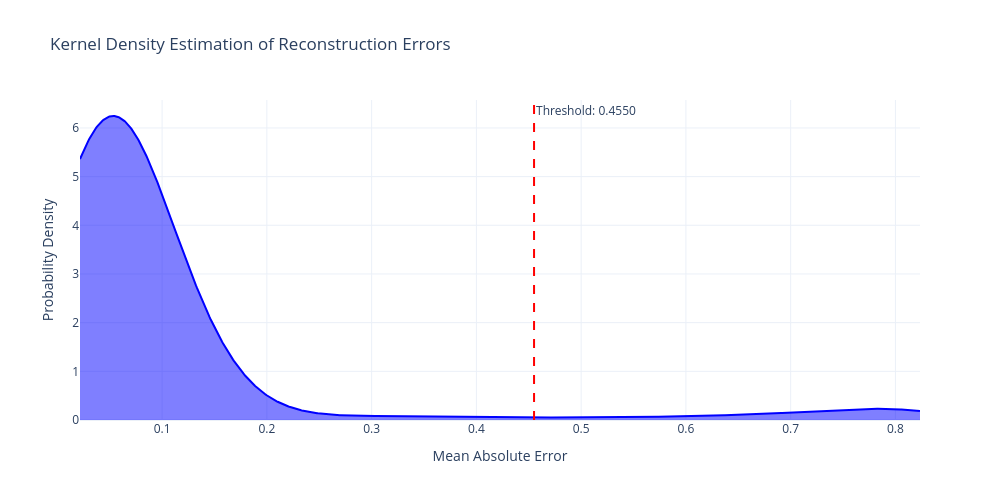
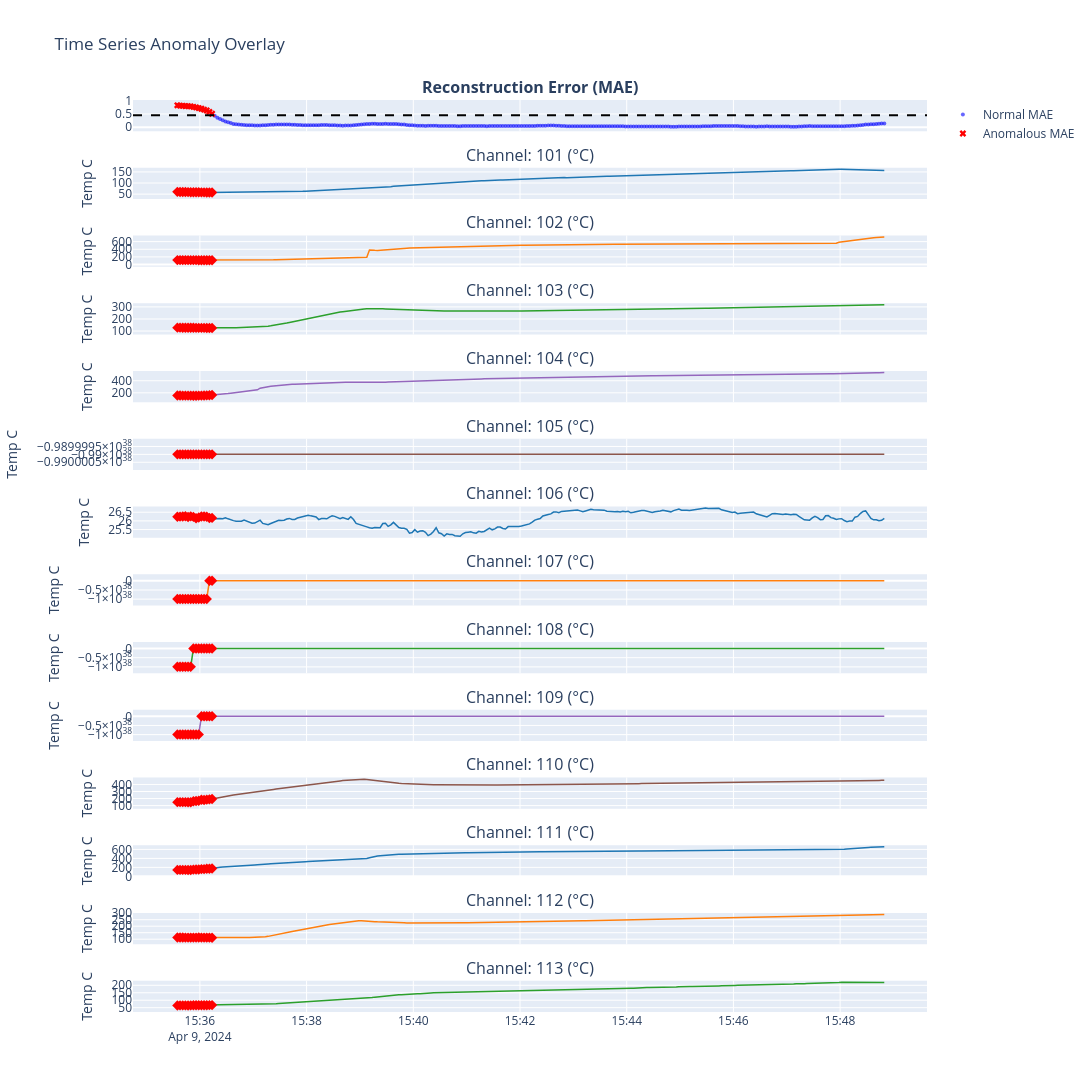

Notebook cell for these charts, in order:
### Code cell
import os
import numpy as np
import pandas as pd
import plotly.graph_objects as go
from plotly.subplots import make_subplots
from sklearn.preprocessing import StandardScaler
import torch
import torch.nn as nn
import torch.optim as optim
from torch.utils.data import TensorDataset, DataLoader
from scipy.stats import gaussian_kde
from scipy.signal import argrelextrema

# ====================================================================
# 1. DATA LOADER AND STATISTICAL SUMMARY
# ====================================================================
def load_and_summarize_csv(file_path):
    header_idx = 0
    with open(file_path, 'r', encoding='utf-8', errors='ignore') as f:
        for idx, line in enumerate(f):
            if any(key in line for key in ['Scan Num', '101 (', 'Scan Swee']):
                header_idx = idx
                break
                
    df = pd.read_csv(file_path, skiprows=header_idx)
    df.columns = df.columns.str.strip()
    df = df.dropna(how='all', axis=1).dropna(how='all', axis=0)
    
    time_cols = [col for col in df.columns if 'time' in col.lower() or 'swee' in col.lower()]
    df['Timestamp'] = df[time_cols[0]] if time_cols else df.index
    
    sensor_cols = [col for col in df.columns if 'C' in col]
    for col in sensor_cols:
        df[col] = pd.to_numeric(df[col], errors='coerce')
        
    df[sensor_cols] = df[sensor_cols].ffill().bfill()
    
    print("\n==================================================")
    print(" RAW DATA POINT STATISTICS")
    print("==================================================")
    print(f"Total Rows Processed : {len(df)}")
    print(f"Total Sensor Channels: {len(sensor_cols)}")
    for col in sensor_cols:
        print(f"Channel {col} Mean: {df[col].mean():.2f} | Min: {df[col].min():.2f} | Max: {df[col].max():.2f}")
    print("==================================================\n")
        
    return df, sensor_cols

# ====================================================================
# 2. SEQUENCE GENERATOR
# ====================================================================
def create_sequences(data_array, timestamps, time_steps):
    Xs, ts = [], []
    for i in range(len(data_array) - time_steps):
        Xs.append(data_array[i:(i + time_steps)])
        ts.append(timestamps.iloc[i + time_steps - 1])
    return np.array(Xs), np.array(ts)

# ====================================================================
# 3. THE WIDER LSTM ARCHITECTURE (HIDDEN = 64)
# ====================================================================
class LSTMAutoencoder(nn.Module):
    def __init__(self, num_features, hidden_size=64):
        super(LSTMAutoencoder, self).__init__()
        self.hidden_size = hidden_size
        self.encoder_lstm = nn.LSTM(input_size=num_features, hidden_size=hidden_size, batch_first=True)
        self.decoder_lstm = nn.LSTM(input_size=hidden_size, hidden_size=hidden_size, batch_first=True)
        self.output_layer = nn.Linear(hidden_size, num_features)
        
    def forward(self, x):
        batch_size, seq_len, _ = x.size()
        _, (hidden_state, _) = self.encoder_lstm(x)
        last_hidden_state = hidden_state[-1]
        repeated_hidden = last_hidden_state.unsqueeze(1).repeat(1, seq_len, 1)
        decoded, _ = self.decoder_lstm(repeated_hidden)
        reconstructed = self.output_layer(decoded)
        return reconstructed

# ====================================================================
# 4. TRAINING ENGINE WITH COSINE ANNEALING SCHEDULER
# ====================================================================
def train_model(model, train_loader, num_epochs=35, initial_lr=0.002):
    criterion = nn.L1Loss()
    optimizer = optim.Adam(model.parameters(), lr=initial_lr)
    
    scheduler = optim.lr_scheduler.CosineAnnealingLR(optimizer, T_max=num_epochs, eta_min=0.0001)
    
    model.train()
    for epoch in range(num_epochs):
        epoch_loss = 0.0
        for batch_x in train_loader:
            optimizer.zero_grad()
            outputs = model(batch_x[0])
            loss = criterion(outputs, batch_x[0])
            loss.backward()
            optimizer.step()
            epoch_loss += loss.item()
            
        scheduler.step()
        
    return model

# ====================================================================
# 5. KDE THRESHOLDING AND METRICS EVALUATION
# ====================================================================
def evaluate_with_kde(model, X_seq_tensor, df_timestamps, df_original):
    model.eval()
    with torch.no_grad():
        reconstructed = model(X_seq_tensor)
        
    X_seq_np = X_seq_tensor.numpy()
    reconstructed_np = reconstructed.numpy()
    
    mae_loss = np.mean(np.abs(reconstructed_np - X_seq_np), axis=(1, 2))
    
    kde = gaussian_kde(mae_loss)
    x_range = np.linspace(min(mae_loss), max(mae_loss), 1000)
    kde_values = kde(x_range)
    
    minima_indices = argrelextrema(kde_values, np.less)[0]
    
    if len(minima_indices) > 0:
        threshold = x_range[minima_indices[0]]
        method_used = "KDE Local Minimum (Valley)"
    else:
        threshold = np.percentile(mae_loss, 97)
        method_used = "97th Percentile Fallback"
        
    max_mae = np.max(mae_loss)
    
    results_df = pd.DataFrame({
        'Timestamp': df_timestamps,
        'MAE_Score': mae_loss,
        'Is_Anomaly': mae_loss > threshold
    })
    
    def calculate_confidence(mae):
        if mae <= threshold:
            return 0.0
        if max_mae == threshold:
            return 100.0
        scaled = 50.0 + ((mae - threshold) / (max_mae - threshold)) * 50.0
        return min(100.0, scaled)
        
    results_df['Confidence_Score'] = results_df['MAE_Score'].apply(calculate_confidence)
    merged_df = pd.merge(results_df, df_original, on='Timestamp', how='inner')
    
    print("==================================================")
    print(" OPTIMIZED RECONSTRUCTION MAE STATISTICS")
    print("==================================================")
    print(f"Mean Error Score     : {np.mean(mae_loss):.4f}")
    print(f"Median Error Score   : {np.median(mae_loss):.4f}")
    print(f"Max Error Score      : {max_mae:.4f}")
    print(f"Threshold Method     : {method_used}")
    print(f"Calculated Threshold : {threshold:.4f}")
    print(f"Total Anomalies      : {results_df['Is_Anomaly'].sum()}")
    print("==================================================\n")
    
    return merged_df, threshold, x_range, kde_values

# ====================================================================
# 6. VISUALIZATION ENGINE
# ====================================================================
def plot_kde_distribution(x_range, kde_values, threshold):
    fig = go.Figure()
    fig.add_trace(go.Scatter(x=x_range, y=kde_values, mode='lines', fill='tozeroy', name='Error Density', line=dict(color='blue')))
    
    fig.add_vline(x=threshold, line_dash="dash", line_color="red", annotation_text=f"Threshold: {threshold:.4f}")
    
    fig.update_layout(
        title="Kernel Density Estimation of Reconstruction Errors",
        xaxis_title="Mean Absolute Error",
        yaxis_title="Probability Density",
        width=1000, height=500, template="plotly_white"
    )
    fig.show()

def plot_timeline_results(merged_df, sensor_cols, threshold):
    anomalies = merged_df[merged_df['Is_Anomaly'] == True]
    num_sensors = len(sensor_cols)
    
    fig = make_subplots(
        rows=num_sensors + 1, cols=1, shared_xaxes=True, vertical_spacing=0.04,
        subplot_titles=["<b>Reconstruction Error (MAE)</b>"] + [f"Channel: {col}" for col in sensor_cols]
    )
    
    normal_points = merged_df[merged_df['Is_Anomaly'] == False]
    
    fig.add_trace(go.Scatter(x=normal_points['Timestamp'], y=normal_points['MAE_Score'], mode='markers', marker=dict(color='blue', size=4, opacity=0.6), name='Normal MAE'), row=1, col=1)
    fig.add_trace(go.Scatter(x=anomalies['Timestamp'], y=anomalies['MAE_Score'], mode='markers', marker=dict(color='red', size=6, symbol='x'), name='Anomalous MAE'), row=1, col=1)
    
    fig.add_hline(y=threshold, line_dash="dash", line_color="black", row=1, col=1)
    
    colors = ['#1f77b4', '#ff7f0e', '#2ca02c', '#9467bd', '#8c564b']
    
    for i, col in enumerate(sensor_cols):
        row_idx = i + 2
        fig.add_trace(go.Scatter(x=merged_df['Timestamp'], y=merged_df[col], mode='lines', line=dict(color=colors[i % len(colors)], width=1.5), showlegend=False), row=row_idx, col=1)
        
        hover_template = "Time: %{x}<br>Value: %{y:.2f}<br>Confidence: %{customdata:.1f}%<extra></extra>"
        fig.add_trace(go.Scatter(x=anomalies['Timestamp'], y=anomalies[col], mode='markers', customdata=anomalies['Confidence_Score'], marker=dict(color='red', size=8, symbol='diamond'), hovertemplate=hover_template, showlegend=False), row=row_idx, col=1)
        fig.update_yaxes(title_text="Temp C", row=row_idx, col=1)

    fig.update_layout(title="Time Series Anomaly Overlay", height=200 + (180 * num_sensors), width=1250, hovermode='x unified')
    fig.show()

# ====================================================================
# 7. EXECUTION AND MODEL EXPORT
# ====================================================================
file_path = r"C:\Users\hari7\Documents\Anamoly Detection\uploads\uploads\Swiss Roll\1781333976_2slpm 0.csv"
TIME_STEPS = 10

# Directory creation for the new Swiss Roll model weights
weights_dir = "swiss_roll"
os.makedirs(weights_dir, exist_ok=True)
WEIGHTS_FILE = os.path.join(weights_dir, "model_csv_weight.pth")

if os.path.exists(file_path):
    df, sensors = load_and_summarize_csv(file_path)
    num_features = len(sensors)
    
    scaler = StandardScaler()
    df_scaled = pd.DataFrame(scaler.fit_transform(df[sensors]), columns=sensors)
    
    X_seq, t_seq = create_sequences(df_scaled, df['Timestamp'], TIME_STEPS)
    X_tensor = torch.tensor(X_seq, dtype=torch.float32)
    
    loader = DataLoader(TensorDataset(X_tensor), batch_size=16, shuffle=False)
    
    model = LSTMAutoencoder(num_features=num_features, hidden_size=64)
    
    print("==================================================")
    print(" MODEL ARCHITECTURE INITIALIZATION")
    print("==================================================")
    print(model)
    print("==================================================\n")
    
    print("Training optimized model with Cosine Annealing Scheduler...")
    trained_model = train_model(model, loader, num_epochs=35, initial_lr=0.002)
    
    # Save the model weights to the new target directory
    torch.save(trained_model.state_dict(), WEIGHTS_FILE)
    print(f"Model weights successfully saved to: {WEIGHTS_FILE}")
    
    merged_results, decision_threshold, kde_x, kde_y = evaluate_with_kde(
        trained_model, X_tensor, t_seq, df
    )
    
    plot_kde_distribution(kde_x, kde_y, decision_threshold)
    plot_timeline_results(merged_results, sensors, decision_threshold)
else:
    print(f"File not found: {file_path}")

### Figure 1 — Plotly figure (JSON) as saved in the notebook; plotly's stock layout.template omitted (floating-point values rounded to 4 significant figures; data arrays with more than 128 entries replaced by an {"elided": "..."} marker saying what was removed)
{"data": [{"fill": "tozeroy", "line": {"color": "blue"}, "mode": "lines", "name": "Error Density", "type": "scatter", "x": {"elided": "1000 float values"}, "y": {"elided": "1000 float values"}}], "layout": {"annotations": [{"showarrow": false, "text": "Threshold: 0.4550", "x": 0.455, "xanchor": "left", "xref": "x", "y": 1, "yanchor": "top", "yref": "y domain"}], "height": 500, "shapes": [{"line": {"color": "red", "dash": "dash"}, "type": "line", "x0": 0.455, "x1": 0.455, "xref": "x", "y0": 0, "y1": 1, "yref": "y domain"}], "title": {"text": "Kernel Density Estimation of Reconstruction Errors"}, "width": 1000, "xaxis": {"title": {"text": "Mean Absolute Error"}}, "yaxis": {"title": {"text": "Probability Density"}}}}

### Figure 2 — Plotly figure (JSON) as saved in the notebook; plotly's stock layout.template omitted (floating-point values rounded to 4 significant figures; data arrays with more than 128 entries replaced by an {"elided": "..."} marker saying what was removed)
{"data": [{"marker": {"color": "blue", "opacity": 0.6, "size": 4}, "mode": "markers", "name": "Normal MAE", "type": "scatter", "x": {"elided": "252 str values"}, "xaxis": "x", "y": {"elided": "252 float values"}, "yaxis": "y"}, {"marker": {"color": "red", "size": 6, "symbol": "x"}, "mode": "markers", "name": "Anomalous MAE", "type": "scatter", "x": ["2024-04-09 15:35:34.689", "2024-04-09 15:35:37.689", "2024-04-09 15:35:40.689", "2024-04-09 15:35:43.689", "2024-04-09 15:35:46.689", "2024-04-09 15:35:49.689", "2024-04-09 15:35:52.689", "2024-04-09 15:35:55.689", "2024-04-09 15:35:58.689", "2024-04-09 15:36:01.689", "2024-04-09 15:36:04.689", "2024-04-09 15:36:07.689", "2024-04-09 15:36:10.689", "2024-04-09 15:36:13.689"], "xaxis": "x", "y": [0.8235, 0.8128, 0.8044, 0.7963, 0.7895, 0.7844, 0.7637, 0.7439, 0.7217, 0.6953, 0.662, 0.6295, 0.5765, 0.5067], "yaxis": "y"}, {"line": {"color": "#1f77b4", "width": 1.5}, "mode": "lines", "showlegend": false, "type": "scatter", "x": {"elided": "266 str values"}, "xaxis": "x2", "y": {"elided": "266 float values"}, "yaxis": "y2"}, {"customdata": [100.0, 98.56, 97.41, 96.32, 95.4, 94.7, 91.89, 89.21, 86.19, 82.61, 78.09, 73.68, 66.48, 57.01], "hovertemplate": "Time: %{x}<br>Value: %{y:.2f}<br>Confidence: %{customdata:.1f}%<extra></extra>", "marker": {"color": "red", "size": 8, "symbol": "diamond"}, "mode": "markers", "showlegend": false, "type": "scatter", "x": ["2024-04-09 15:35:34.689", "2024-04-09 15:35:37.689", "2024-04-09 15:35:40.689", "2024-04-09 15:35:43.689", "2024-04-09 15:35:46.689", "2024-04-09 15:35:49.689", "2024-04-09 15:35:52.689", "2024-04-09 15:35:55.689", "2024-04-09 15:35:58.689", "2024-04-09 15:36:01.689", "2024-04-09 15:36:04.689", "2024-04-09 15:36:07.689", "2024-04-09 15:36:10.689", "2024-04-09 15:36:13.689"], "xaxis": "x2", "y": [60.34, 59.8, 59.61, 59.54, 59.11, 58.78, 58.35, 58.31, 58.24, 58.05, 57.88, 57.62, 57.6, 57.73], "yaxis": "y2"}, {"line": {"color": "#ff7f0e", "width": 1.5}, "mode": "lines", "showlegend": false, "type": "scatter", "x": {"elided": "266 str values"}, "xaxis": "x3", "y": {"elided": "266 float values"}, "yaxis": "y3"}, {"customdata": [100.0, 98.56, 97.41, 96.32, 95.4, 94.7, 91.89, 89.21, 86.19, 82.61, 78.09, 73.68, 66.48, 57.01], "hovertemplate": "Time: %{x}<br>Value: %{y:.2f}<br>Confidence: %{customdata:.1f}%<extra></extra>", "marker": {"color": "red", "size": 8, "symbol": "diamond"}, "mode": "markers", "showlegend": false, "type": "scatter", "x": ["2024-04-09 15:35:34.689", "2024-04-09 15:35:37.689", "2024-04-09 15:35:40.689", "2024-04-09 15:35:43.689", "2024-04-09 15:35:46.689", "2024-04-09 15:35:49.689", "2024-04-09 15:35:52.689", "2024-04-09 15:35:55.689", "2024-04-09 15:35:58.689", "2024-04-09 15:36:01.689", "2024-04-09 15:36:04.689", "2024-04-09 15:36:07.689", "2024-04-09 15:36:10.689", "2024-04-09 15:36:13.689"], "xaxis": "x3", "y": [117.4, 117.1, 116.9, 116.6, 116.3, 116.0, 115.7, 115.4, 115.2, 115.0, 114.9, 114.5, 114.6, 114.5], "yaxis": "y3"}, {"line": {"color": "#2ca02c", "width": 1.5}, "mode": "lines", "showlegend": false, "type": "scatter", "x": {"elided": "266 str values"}, "xaxis": "x4", "y": {"elided": "266 float values"}, "yaxis": "y4"}, {"customdata": [100.0, 98.56, 97.41, 96.32, 95.4, 94.7, 91.89, 89.21, 86.19, 82.61, 78.09, 73.68, 66.48, 57.01], "hovertemplate": "Time: %{x}<br>Value: %{y:.2f}<br>Confidence: %{customdata:.1f}%<extra></extra>", "marker": {"color": "red", "size": 8, "symbol": "diamond"}, "mode": "markers", "showlegend": false, "type": "scatter", "x": ["2024-04-09 15:35:34.689", "2024-04-09 15:35:37.689", "2024-04-09 15:35:40.689", "2024-04-09 15:35:43.689", "2024-04-09 15:35:46.689", "2024-04-09 15:35:49.689", "2024-04-09 15:35:52.689", "2024-04-09 15:35:55.689", "2024-04-09 15:35:58.689", "2024-04-09 15:36:01.689", "2024-04-09 15:36:04.689", "2024-04-09 15:36:07.689", "2024-04-09 15:36:10.689", "2024-04-09 15:36:13.689"], "xaxis": "x4", "y": [128.5, 128.2, 127.9, 127.7, 127.4, 127.1, 126.9, 126.7, 126.5, 126.2, 126.1, 125.9, 125.8, 125.8], "yaxis": "y4"}, {"line": {"color": "#9467bd", "width": 1.5}, "mode": "lines", "showlegend": false, "type": "scatter", "x": {"elided": "266 str values"}, "xaxis": "x5", "y": {"elided": "266 float values"}, "yaxis": "y5"}, {"customdata": [100.0, 98.56, 97.41, 96.32, 95.4, 94.7, 91.89, 89.21, 86.19, 82.61, 78.09, 73.68, 66.48, 57.01], "hovertemplate": "Time: %{x}<br>Value: %{y:.2f}<br>Confidence: %{customdata:.1f}%<extra></extra>", "marker": {"color": "red", "size": 8, "symbol": "diamond"}, "mode": "markers", "showlegend": false, "type": "scatter", "x": ["2024-04-09 15:35:34.689", "2024-04-09 15:35:37.689", "2024-04-09 15:35:40.689", "2024-04-09 15:35:43.689", "2024-04-09 15:35:46.689", "2024-04-09 15:35:49.689", "2024-04-09 15:35:52.689", "2024-04-09 15:35:55.689", "2024-04-09 15:35:58.689", "2024-04-09 15:36:01.689", "2024-04-09 15:36:04.689", "2024-04-09 15:36:07.689", "2024-04-09 15:36:10.689", "2024-04-09 15:36:13.689"], "xaxis": "x5", "y": [155.1, 154.7, 154.2, 153.8, 153.4, 153.0, 152.6, 152.7, 153.4, 154.3, 156.2, 157.5, 161.0, 163.8], "yaxis": "y5"}, {"line": {"color": "#8c564b", "width": 1.5}, "mode": "lines", "showlegend": false, "type": "scatter", "x": {"elided": "266 str values"}, "xaxis": "x6", "y": {"elided": "266 float values"}, "yaxis": "y6"}, {"customdata": [100.0, 98.56, 97.41, 96.32, 95.4, 94.7, 91.89, 89.21, 86.19, 82.61, 78.09, 73.68, 66.48, 57.01], "hovertemplate": "Time: %{x}<br>Value: %{y:.2f}<br>Confidence: %{customdata:.1f}%<extra></extra>", "marker": {"color": "red", "size": 8, "symbol": "diamond"}, "mode": "markers", "showlegend": false, "type": "scatter", "x": ["2024-04-09 15:35:34.689", "2024-04-09 15:35:37.689", "2024-04-09 15:35:40.689", "2024-04-09 15:35:43.689", "2024-04-09 15:35:46.689", "2024-04-09 15:35:49.689", "2024-04-09 15:35:52.689", "2024-04-09 15:35:55.689", "2024-04-09 15:35:58.689", "2024-04-09 15:36:01.689", "2024-04-09 15:36:04.689", "2024-04-09 15:36:07.689", "2024-04-09 15:36:10.689", "2024-04-09 15:36:13.689"], "xaxis": "x6", "y": [-9.9e+37, -9.9e+37, -9.9e+37, -9.9e+37, -9.9e+37, -9.9e+37, -9.9e+37, -9.9e+37, -9.9e+37, -9.9e+37, -9.9e+37, -9.9e+37, -9.9e+37, -9.9e+37], "yaxis": "y6"}, {"line": {"color": "#1f77b4", "width": 1.5}, "mode": "lines", "showlegend": false, "type": "scatter", "x": {"elided": "266 str values"}, "xaxis": "x7", "y": {"elided": "266 float values"}, "yaxis": "y7"}, {"customdata": [100.0, 98.56, 97.41, 96.32, 95.4, 94.7, 91.89, 89.21, 86.19, 82.61, 78.09, 73.68, 66.48, 57.01], "hovertemplate": "Time: %{x}<br>Value: %{y:.2f}<br>Confidence: %{customdata:.1f}%<extra></extra>", "marker": {"color": "red", "size": 8, "symbol": "diamond"}, "mode": "markers", "showlegend": false, "type": "scatter", "x": ["2024-04-09 15:35:34.689", "2024-04-09 15:35:37.689", "2024-04-09 15:35:40.689", "2024-04-09 15:35:43.689", "2024-04-09 15:35:46.689", "2024-04-09 15:35:49.689", "2024-04-09 15:35:52.689", "2024-04-09 15:35:55.689", "2024-04-09 15:35:58.689", "2024-04-09 15:36:01.689", "2024-04-09 15:36:04.689", "2024-04-09 15:36:07.689", "2024-04-09 15:36:10.689", "2024-04-09 15:36:13.689"], "xaxis": "x7", "y": [26.24, 26.24, 26.25, 26.27, 26.22, 26.26, 26.23, 26.15, 26.2, 26.25, 26.26, 26.24, 26.17, 26.17], "yaxis": "y7"}, {"line": {"color": "#ff7f0e", "width": 1.5}, "mode": "lines", "showlegend": false, "type": "scatter", "x": {"elided": "266 str values"}, "xaxis": "x8", "y": {"elided": "266 float values"}, "yaxis": "y8"}, {"customdata": [100.0, 98.56, 97.41, 96.32, 95.4, 94.7, 91.89, 89.21, 86.19, 82.61, 78.09, 73.68, 66.48, 57.01], "hovertemplate": "Time: %{x}<br>Value: %{y:.2f}<br>Confidence: %{customdata:.1f}%<extra></extra>", "marker": {"color": "red", "size": 8, "symbol": "diamond"}, "mode": "markers", "showlegend": false, "type": "scatter", "x": ["2024-04-09 15:35:34.689", "2024-04-09 15:35:37.689", "2024-04-09 15:35:40.689", "2024-04-09 15:35:43.689", "2024-04-09 15:35:46.689", "2024-04-09 15:35:49.689", "2024-04-09 15:35:52.689", "2024-04-09 15:35:55.689", "2024-04-09 15:35:58.689", "2024-04-09 15:36:01.689", "2024-04-09 15:36:04.689", "2024-04-09 15:36:07.689", "2024-04-09 15:36:10.689", "2024-04-09 15:36:13.689"], "xaxis": "x8", "y": [-9.9e+37, -9.9e+37, -9.9e+37, -9.9e+37, -9.9e+37, -9.9e+37, -9.9e+37, -9.9e+37, -9.9e+37, -9.9e+37, -9.9e+37, -9.9e+37, 252.3, 276.1], "yaxis": "y8"}, {"line": {"color": "#2ca02c", "width": 1.5}, "mode": "lines", "showlegend": false, "type": "scatter", "x": {"elided": "266 str values"}, "xaxis": "x9", "y": {"elided": "266 float values"}, "yaxis": "y9"}, {"customdata": [100.0, 98.56, 97.41, 96.32, 95.4, 94.7, 91.89, 89.21, 86.19, 82.61, 78.09, 73.68, 66.48, 57.01], "hovertemplate": "Time: %{x}<br>Value: %{y:.2f}<br>Confidence: %{customdata:.1f}%<extra></extra>", "marker": {"color": "red", "size": 8, "symbol": "diamond"}, "mode": "markers", "showlegend": false, "type": "scatter", "x": ["2024-04-09 15:35:34.689", "2024-04-09 15:35:37.689", "2024-04-09 15:35:40.689", "2024-04-09 15:35:43.689", "2024-04-09 15:35:46.689", "2024-04-09 15:35:49.689", "2024-04-09 15:35:52.689", "2024-04-09 15:35:55.689", "2024-04-09 15:35:58.689", "2024-04-09 15:36:01.689", "2024-04-09 15:36:04.689", "2024-04-09 15:36:07.689", "2024-04-09 15:36:10.689", "2024-04-09 15:36:13.689"], "xaxis": "x9", "y": [-9.9e+37, -9.9e+37, -9.9e+37, -9.9e+37, -9.9e+37, -9.9e+37, 265.3, 368.0, 436.8, 470.7, 518.0, 546.4, 600.4, 612.7], "yaxis": "y9"}, {"line": {"color": "#9467bd", "width": 1.5}, "mode": "lines", "showlegend": false, "type": "scatter", "x": {"elided": "266 str values"}, "xaxis": "x10", "y": {"elided": "266 float values"}, "yaxis": "y10"}, {"customdata": [100.0, 98.56, 97.41, 96.32, 95.4, 94.7, 91.89, 89.21, 86.19, 82.61, 78.09, 73.68, 66.48, 57.01], "hovertemplate": "Time: %{x}<br>Value: %{y:.2f}<br>Confidence: %{customdata:.1f}%<extra></extra>", "marker": {"color": "red", "size": 8, "symbol": "diamond"}, "mode": "markers", "showlegend": false, "type": "scatter", "x": ["2024-04-09 15:35:34.689", "2024-04-09 15:35:37.689", "2024-04-09 15:35:40.689", "2024-04-09 15:35:43.689", "2024-04-09 15:35:46.689", "2024-04-09 15:35:49.689", "2024-04-09 15:35:52.689", "2024-04-09 15:35:55.689", "2024-04-09 15:35:58.689", "2024-04-09 15:36:01.689", "2024-04-09 15:36:04.689", "2024-04-09 15:36:07.689", "2024-04-09 15:36:10.689", "2024-04-09 15:36:13.689"], "xaxis": "x10", "y": [-9.9e+37, -9.9e+37, -9.9e+37, -9.9e+37, -9.9e+37, -9.9e+37, -9.9e+37, -9.9e+37, -9.9e+37, 251.1, 256.4, 283.7, 287.7, 298.1], "yaxis": "y10"}, {"line": {"color": "#8c564b", "width": 1.5}, "mode": "lines", "showlegend": false, "type": "scatter", "x": {"elided": "266 str values"}, "xaxis": "x11", "y": {"elided": "266 float values"}, "yaxis": "y11"}, {"customdata": [100.0, 98.56, 97.41, 96.32, 95.4, 94.7, 91.89, 89.21, 86.19, 82.61, 78.09, 73.68, 66.48, 57.01], "hovertemplate": "Time: %{x}<br>Value: %{y:.2f}<br>Confidence: %{customdata:.1f}%<extra></extra>", "marker": {"color": "red", "size": 8, "symbol": "diamond"}, "mode": "markers", "showlegend": false, "type": "scatter", "x": ["2024-04-09 15:35:34.689", "2024-04-09 15:35:37.689", "2024-04-09 15:35:40.689", "2024-04-09 15:35:43.689", "2024-04-09 15:35:46.689", "2024-04-09 15:35:49.689", "2024-04-09 15:35:52.689", "2024-04-09 15:35:55.689", "2024-04-09 15:35:58.689", "2024-04-09 15:36:01.689", "2024-04-09 15:36:04.689", "2024-04-09 15:36:07.689", "2024-04-09 15:36:10.689", "2024-04-09 15:36:13.689"], "xaxis": "x11", "y": [149.1, 148.9, 148.8, 148.7, 148.5, 148.4, 162.7, 165.7, 168.8, 182.1, 180.5, 184.4, 188.6, 193.4], "yaxis": "y11"}, {"line": {"color": "#1f77b4", "width": 1.5}, "mode": "lines", "showlegend": false, "type": "scatter", "x": {"elided": "266 str values"}, "xaxis": "x12", "y": {"elided": "266 float values"}, "yaxis": "y12"}, {"customdata": [100.0, 98.56, 97.41, 96.32, 95.4, 94.7, 91.89, 89.21, 86.19, 82.61, 78.09, 73.68, 66.48, 57.01], "hovertemplate": "Time: %{x}<br>Value: %{y:.2f}<br>Confidence: %{customdata:.1f}%<extra></extra>", "marker": {"color": "red", "size": 8, "symbol": "diamond"}, "mode": "markers", "showlegend": false, "type": "scatter", "x": ["2024-04-09 15:35:34.689", "2024-04-09 15:35:37.689", "2024-04-09 15:35:40.689", "2024-04-09 15:35:43.689", "2024-04-09 15:35:46.689", "2024-04-09 15:35:49.689", "2024-04-09 15:35:52.689", "2024-04-09 15:35:55.689", "2024-04-09 15:35:58.689", "2024-04-09 15:36:01.689", "2024-04-09 15:36:04.689", "2024-04-09 15:36:07.689", "2024-04-09 15:36:10.689", "2024-04-09 15:36:13.689"], "xaxis": "x12", "y": [144.0, 143.7, 143.5, 143.2, 142.9, 142.7, 150.5, 150.7, 152.3, 161.2, 159.9, 169.9, 168.6, 174.0], "yaxis": "y12"}, {"line": {"color": "#ff7f0e", "width": 1.5}, "mode": "lines", "showlegend": false, "type": "scatter", "x": {"elided": "266 str values"}, "xaxis": "x13", "y": {"elided": "266 float values"}, "yaxis": "y13"}, {"customdata": [100.0, 98.56, 97.41, 96.32, 95.4, 94.7, 91.89, 89.21, 86.19, 82.61, 78.09, 73.68, 66.48, 57.01], "hovertemplate": "Time: %{x}<br>Value: %{y:.2f}<br>Confidence: %{customdata:.1f}%<extra></extra>", "marker": {"color": "red", "size": 8, "symbol": "diamond"}, "mode": "markers", "showlegend": false, "type": "scatter", "x": ["2024-04-09 15:35:34.689", "2024-04-09 15:35:37.689", "2024-04-09 15:35:40.689", "2024-04-09 15:35:43.689", "2024-04-09 15:35:46.689", "2024-04-09 15:35:49.689", "2024-04-09 15:35:52.689", "2024-04-09 15:35:55.689", "2024-04-09 15:35:58.689", "2024-04-09 15:36:01.689", "2024-04-09 15:36:04.689", "2024-04-09 15:36:07.689", "2024-04-09 15:36:10.689", "2024-04-09 15:36:13.689"], "xaxis": "x13", "y": [113.0, 112.8, 112.6, 112.3, 112.1, 111.9, 112.3, 112.4, 112.6, 112.3, 112.5, 111.8, 112.0, 111.7], "yaxis": "y13"}, {"line": {"color": "#2ca02c", "width": 1.5}, "mode": "lines", "showlegend": false, "type": "scatter", "x": {"elided": "266 str values"}, "xaxis": "x14", "y": {"elided": "266 float values"}, "yaxis": "y14"}, {"customdata": [100.0, 98.56, 97.41, 96.32, 95.4, 94.7, 91.89, 89.21, 86.19, 82.61, 78.09, 73.68, 66.48, 57.01], "hovertemplate": "Time: %{x}<br>Value: %{y:.2f}<br>Confidence: %{customdata:.1f}%<extra></extra>", "marker": {"color": "red", "size": 8, "symbol": "diamond"}, "mode": "markers", "showlegend": false, "type": "scatter", "x": ["2024-04-09 15:35:34.689", "2024-04-09 15:35:37.689", "2024-04-09 15:35:40.689", "2024-04-09 15:35:43.689", "2024-04-09 15:35:46.689", "2024-04-09 15:35:49.689", "2024-04-09 15:35:52.689", "2024-04-09 15:35:55.689", "2024-04-09 15:35:58.689", "2024-04-09 15:36:01.689", "2024-04-09 15:36:04.689", "2024-04-09 15:36:07.689", "2024-04-09 15:36:10.689", "2024-04-09 15:36:13.689"], "xaxis": "x14", "y": [65.06, 65.21, 65.16, 65.22, 65.12, 65.15, 65.85, 65.9, 66.01, 66.32, 66.31, 66.6, 66.88, 67.17], "yaxis": "y14"}], "layout": {"annotations": [{"font": {"size": 16}, "showarrow": false, "text": "<b>Reconstruction Error (MAE)</b>", "x": 0.5, "xanchor": "center", "xref": "paper", "y": 1, "yanchor": "bottom", "yref": "paper"}, {"font": {"size": 16}, "showarrow": false, "text": "Channel: 101 (°C)", "x": 0.5, "xanchor": "center", "xref": "paper", "y": 0.9257, "yanchor": "bottom", "yref": "paper"}, {"font": {"size": 16}, "showarrow": false, "text": "Channel: 102 (°C)", "x": 0.5, "xanchor": "center", "xref": "paper", "y": 0.8514, "yanchor": "bottom", "yref": "paper"}, {"font": {"size": 16}, "showarrow": false, "text": "Channel: 103 (°C)", "x": 0.5, "xanchor": "center", "xref": "paper", "y": 0.7771, "yanchor": "bottom", "yref": "paper"}, {"font": {"size": 16}, "showarrow": false, "text": "Channel: 104 (°C)", "x": 0.5, "xanchor": "center", "xref": "paper", "y": 0.7029, "yanchor": "bottom", "yref": "paper"}, {"font": {"size": 16}, "showarrow": false, "text": "Channel: 105 (°C)", "x": 0.5, "xanchor": "center", "xref": "paper", "y": 0.6286, "yanchor": "bottom", "yref": "paper"}, {"font": {"size": 16}, "showarrow": false, "text": "Channel: 106 (°C)", "x": 0.5, "xanchor": "center", "xref": "paper", "y": 0.5543, "yanchor": "bottom", "yref": "paper"}, {"font": {"size": 16}, "showarrow": false, "text": "Channel: 107 (°C)", "x": 0.5, "xanchor": "center", "xref": "paper", "y": 0.48, "yanchor": "bottom", "yref": "paper"}, {"font": {"size": 16}, "showarrow": false, "text": "Channel: 108 (°C)", "x": 0.5, "xanchor": "center", "xref": "paper", "y": 0.4057, "yanchor": "bottom", "yref": "paper"}, {"font": {"size": 16}, "showarrow": false, "text": "Channel: 109 (°C)", "x": 0.5, "xanchor": "center", "xref": "paper", "y": 0.3314, "yanchor": "bottom", "yref": "paper"}, {"font": {"size": 16}, "showarrow": false, "text": "Channel: 110 (°C)", "x": 0.5, "xanchor": "center", "xref": "paper", "y": 0.2571, "yanchor": "bottom", "yref": "paper"}, {"font": {"size": 16}, "showarrow": false, "text": "Channel: 111 (°C)", "x": 0.5, "xanchor": "center", "xref": "paper", "y": 0.1829, "yanchor": "bottom", "yref": "paper"}, {"font": {"size": 16}, "showarrow": false, "text": "Channel: 112 (°C)", "x": 0.5, "xanchor": "center", "xref": "paper", "y": 0.1086, "yanchor": "bottom", "yref": "paper"}, {"font": {"size": 16}, "showarrow": false, "text": "Channel: 113 (°C)", "x": 0.5, "xanchor": "center", "xref": "paper", "y": 0.03429, "yanchor": "bottom", "yref": "paper"}], "height": 2540, "hovermode": "x unified", "shapes": [{"line": {"color": "black", "dash": "dash"}, "type": "line", "x0": 0, "x1": 1, "xref": "x domain", "y0": 0.455, "y1": 0.455, "yref": "y"}], "title": {"text": "Time Series Anomaly Overlay"}, "width": 1250, "xaxis": {"anchor": "y", "domain": [0, 1], "matches": "x14", "showticklabels": false}, "xaxis10": {"anchor": "y10", "domain": [0, 1], "matches": "x14", "showticklabels": false}, "xaxis11": {"anchor": "y11", "domain": [0, 1], "matches": "x14", "showticklabels": false}, "xaxis12": {"anchor": "y12", "domain": [0, 1], "matches": "x14", "showticklabels": false}, "xaxis13": {"anchor": "y13", "domain": [0, 1], "matches": "x14", "showticklabels": false}, "xaxis14": {"anchor": "y14", "domain": [0, 1]}, "xaxis2": {"anchor": "y2", "domain": [0, 1], "matches": "x14", "showticklabels": false}, "xaxis3": {"anchor": "y3", "domain": [0, 1], "matches": "x14", "showticklabels": false}, "xaxis4": {"anchor": "y4", "domain": [0, 1], "matches": "x14", "showticklabels": false}, "xaxis5": {"anchor": "y5", "domain": [0, 1], "matches": "x14", "showticklabels": false}, "xaxis6": {"anchor": "y6", "domain": [0, 1], "matches": "x14", "showticklabels": false}, "xaxis7": {"anchor": "y7", "domain": [0, 1], "matches": "x14", "showticklabels": false}, "xaxis8": {"anchor": "y8", "domain": [0, 1], "matches": "x14", "showticklabels": false}, "xaxis9": {"anchor": "y9", "domain": [0, 1], "matches": "x14", "showticklabels": false}, "yaxis": {"anchor": "x", "domain": [0.9657, 1]}, "yaxis10": {"anchor": "x10", "domain": [0.2971, 0.3314], "title": {"text": "Temp C"}}, "yaxis11": {"anchor": "x11", "domain": [0.2229, 0.2571], "title": {"text": "Temp C"}}, "yaxis12": {"anchor": "x12", "domain": [0.1486, 0.1829], "title": {"text": "Temp C"}}, "yaxis13": {"anchor": "x13", "domain": [0.07429, 0.1086], "title": {"text": "Temp C"}}, "yaxis14": {"anchor": "x14", "domain": [0, 0.03429], "title": {"text": "Temp C"}}, "yaxis2": {"anchor": "x2", "domain": [0.8914, 0.9257], "title": {"text": "Temp C"}}, "yaxis3": {"anchor": "x3", "domain": [0.8171, 0.8514], "title": {"text": "Temp C"}}, "yaxis4": {"anchor": "x4", "domain": [0.7429, 0.7771], "title": {"text": "Temp C"}}, "yaxis5": {"anchor": "x5", "domain": [0.6686, 0.7029], "title": {"text": "Temp C"}}, "yaxis6": {"anchor": "x6", "domain": [0.5943, 0.6286], "title": {"text": "Temp C"}}, "yaxis7": {"anchor": "x7", "domain": [0.52, 0.5543], "title": {"text": "Temp C"}}, "yaxis8": {"anchor": "x8", "domain": [0.4457, 0.48], "title": {"text": "Temp C"}}, "yaxis9": {"anchor": "x9", "domain": [0.3714, 0.4057], "title": {"text": "Temp C"}}}}
